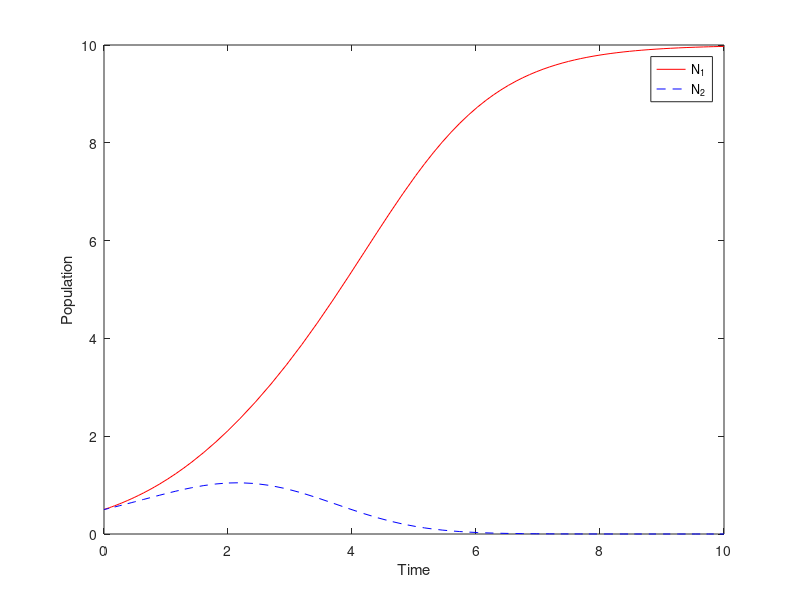

This chart was generated by the following MATLAB code:
function ecologyComp
ecologyCompN1ChangeA
end

function ecologyCompN1ChangeA
% Параметри на системата
a = 1;
b = 0.1;
sigma = 0.2;
c = 0.8;
d = 0.1;
nu = 0.3;

% Дефиниране на функцията, която описва системата
ode = @(t, N) [ (a - b*N(1) - sigma*N(2)) * N(1);
                (c - nu*N(1) - d*N(2)) * N(2)];

% Дефиниране на началните условия и интервала на времето
N0 = [0.5; 0.5];
tspan = [0 10];

% Решаване на системата от диференциални уравнения
[t, N] = ode45(ode, tspan, N0);

% Визуализация на резултатите
plot(t, N(:,1), 'r-', t, N(:,2), 'b--');
legend('N_1', 'N_2');
xlabel('Time');
ylabel('Population');

end
